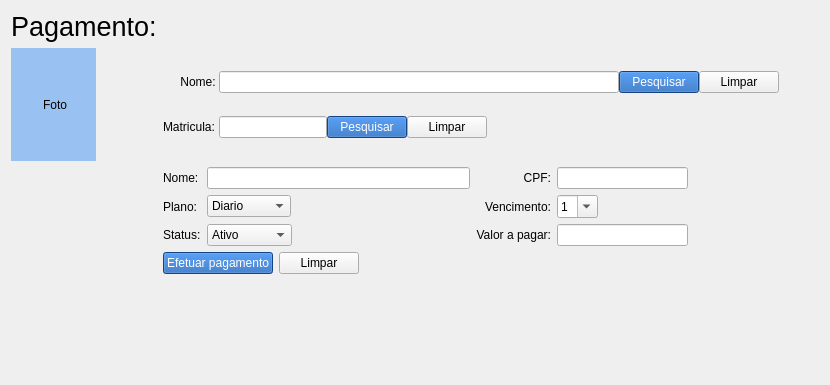
     <widget class="QWidget" name="page_financeiro">
      <layout class="QGridLayout" name="gridLayout_6">
       <item row="0" column="0">
        <widget class="QLabel" name="label_14">
         <property name="sizePolicy">
          <sizepolicy hsizetype="Preferred" vsizetype="Fixed">
           <horstretch>0</horstretch>
           <verstretch>0</verstretch>
          </sizepolicy>
         </property>
         <property name="minimumSize">
          <size>
           <width>100</width>
           <height>0</height>
          </size>
         </property>
         <property name="font">
          <font>
           <pointsize>20</pointsize>
          </font>
         </property>
         <property name="text">
          <string>Pagamento:</string>
         </property>
        </widget>
       </item>
       <item row="3" column="1">
        <layout class="QGridLayout" name="gridLayout_25">
         <item row="0" column="0">
          <widget class="QPushButton" name="pushButton_2">
           <property name="styleSheet">
            <string notr="true">color: white;
background-color: rgb(26, 95, 180);</string>
           </property>
           <property name="text">
            <string>Efetuar pagamento</string>
           </property>
          </widget>
         </item>
         <item row="0" column="2">
          <spacer name="horizontalSpacer_16">
           <property name="orientation">
            <enum>Qt::Orientation::Horizontal</enum>
           </property>
           <property name="sizeHint" stdset="0">
            <size>
             <width>40</width>
             <height>20</height>
            </size>
           </property>
          </spacer>
         </item>
         <item row="0" column="1">
          <widget class="QPushButton" name="pushButton_5">
           <property name="text">
            <string>Limpar</string>
           </property>
          </widget>
         </item>
        </layout>
       </item>
       <item row="6" column="0">
        <spacer name="verticalSpacer_6">
         <property name="orientation">
          <enum>Qt::Orientation::Vertical</enum>
         </property>
         <property name="sizeHint" stdset="0">
          <size>
           <width>20</width>
           <height>40</height>
          </size>
         </property>
        </spacer>
       </item>
       <item row="4" column="1">
        <spacer name="verticalSpacer_8">
         <property name="orientation">
          <enum>Qt::Orientation::Vertical</enum>
         </property>
         <property name="sizeHint" stdset="0">
          <size>
           <width>20</width>
           <height>40</height>
          </size>
         </property>
        </spacer>
       </item>
       <item row="2" column="1">
        <layout class="QGridLayout" name="gridLayout_11">
         <item row="2" column="1">
          <layout class="QGridLayout" name="gridLayout_19">
           <item row="0" column="0">
            <widget class="QComboBox" name="comboBox">
             <item>
              <property name="text">
               <string>Diario</string>
              </property>
             </item>
             <item>
              <property name="text">
               <string>Mensal</string>
              </property>
             </item>
             <item>
              <property name="text">
               <string>Trimestral</string>
              </property>
             </item>
             <item>
              <property name="text">
               <string>Semestral</string>
              </property>
             </item>
             <item>
              <property name="text">
               <string>Anual</string>
              </property>
             </item>
            </widget>
           </item>
           <item row="0" column="1">
            <spacer name="horizontalSpacer_8">
             <property name="orientation">
              <enum>Qt::Orientation::Horizontal</enum>
             </property>
             <property name="sizeHint" stdset="0">
              <size>
               <width>40</width>
               <height>20</height>
              </size>
             </property>
            </spacer>
           </item>
          </layout>
         </item>
         <item row="0" column="1">
          <widget class="QLineEdit" name="lineEdit">
           <property name="sizePolicy">
            <sizepolicy hsizetype="Preferred" vsizetype="Fixed">
             <horstretch>0</horstretch>
             <verstretch>0</verstretch>
            </sizepolicy>
           </property>
           <property name="maximumSize">
            <size>
             <width>400</width>
             <height>16777215</height>
            </size>
           </property>
          </widget>
         </item>
         <item row="2" column="3">
          <layout class="QGridLayout" name="gridLayout_23">
           <item row="0" column="0">
            <widget class="QDateEdit" name="dateEdit_2">
             <property name="displayFormat">
              <string>d</string>
             </property>
             <property name="calendarPopup">
              <bool>true</bool>
             </property>
            </widget>
           </item>
           <item row="0" column="1">
            <spacer name="horizontalSpacer_14">
             <property name="orientation">
              <enum>Qt::Orientation::Horizontal</enum>
             </property>
             <property name="sizeHint" stdset="0">
              <size>
               <width>40</width>
               <height>20</height>
              </size>
             </property>
            </spacer>
           </item>
          </layout>
         </item>
         <item row="4" column="1">
          <layout class="QGridLayout" name="gridLayout_21">
           <item row="0" column="2">
            <widget class="QComboBox" name="comboBox_2">
             <item>
              <property name="text">
               <string>Ativo</string>
              </property>
             </item>
             <item>
              <property name="text">
               <string>Inativo</string>
              </property>
             </item>
             <item>
              <property name="text">
               <string>Em debito</string>
              </property>
             </item>
            </widget>
           </item>
           <item row="0" column="3">
            <spacer name="horizontalSpacer_12">
             <property name="orientation">
              <enum>Qt::Orientation::Horizontal</enum>
             </property>
             <property name="sizeHint" stdset="0">
              <size>
               <width>40</width>
               <height>20</height>
              </size>
             </property>
            </spacer>
           </item>
          </layout>
         </item>
         <item row="0" column="0">
          <widget class="QLabel" name="label_17">
           <property name="maximumSize">
            <size>
             <width>100</width>
             <height>16777215</height>
            </size>
           </property>
           <property name="text">
            <string>Nome:</string>
           </property>
          </widget>
         </item>
         <item row="2" column="0">
          <widget class="QLabel" name="label_19">
           <property name="maximumSize">
            <size>
             <width>100</width>
             <height>16777215</height>
            </size>
           </property>
           <property name="text">
            <string>Plano:</string>
           </property>
          </widget>
         </item>
         <item row="0" column="2">
          <widget class="QLabel" name="label_18">
           <property name="maximumSize">
            <size>
             <width>100</width>
             <height>16777215</height>
            </size>
           </property>
           <property name="layoutDirection">
            <enum>Qt::LayoutDirection::RightToLeft</enum>
           </property>
           <property name="text">
            <string>CPF:</string>
           </property>
           <property name="alignment">
            <set>Qt::AlignmentFlag::AlignRight|Qt::AlignmentFlag::AlignTrailing|Qt::AlignmentFlag::AlignVCenter</set>
           </property>
          </widget>
         </item>
         <item row="2" column="2">
          <widget class="QLabel" name="label_20">
           <property name="maximumSize">
            <size>
             <width>100</width>
             <height>16777215</height>
            </size>
           </property>
           <property name="layoutDirection">
            <enum>Qt::LayoutDirection::RightToLeft</enum>
           </property>
           <property name="text">
            <string>Vencimento:</string>
           </property>
           <property name="alignment">
            <set>Qt::AlignmentFlag::AlignRight|Qt::AlignmentFlag::AlignTrailing|Qt::AlignmentFlag::AlignVCenter</set>
           </property>
          </widget>
         </item>
         <item row="4" column="0">
          <widget class="QLabel" name="label_21">
           <property name="maximumSize">
            <size>
             <width>100</width>
             <height>16777215</height>
            </size>
           </property>
           <property name="text">
            <string>Status:</string>
           </property>
          </widget>
         </item>
         <item row="4" column="2">
          <widget class="QLabel" name="label_24">
           <property name="maximumSize">
            <size>
             <width>100</width>
             <height>16777215</height>
            </size>
           </property>
           <property name="layoutDirection">
            <enum>Qt::LayoutDirection::RightToLeft</enum>
           </property>
           <property name="text">
            <string>Valor a pagar:</string>
           </property>
           <property name="alignment">
            <set>Qt::AlignmentFlag::AlignRight|Qt::AlignmentFlag::AlignTrailing|Qt::AlignmentFlag::AlignVCenter</set>
           </property>
          </widget>
         </item>
         <item row="0" column="3">
          <layout class="QGridLayout" name="gridLayout_22">
           <item row="0" column="0">
            <widget class="QLineEdit" name="lineEdit_4"/>
           </item>
           <item row="0" column="1">
            <spacer name="horizontalSpacer_13">
             <property name="orientation">
              <enum>Qt::Orientation::Horizontal</enum>
             </property>
             <property name="sizeHint" stdset="0">
              <size>
               <width>40</width>
               <height>20</height>
              </size>
             </property>
            </spacer>
           </item>
          </layout>
         </item>
         <item row="4" column="3">
          <layout class="QGridLayout" name="gridLayout_24">
           <property name="horizontalSpacing">
            <number>0</number>
           </property>
           <item row="1" column="1">
            <spacer name="horizontalSpacer_15">
             <property name="orientation">
              <enum>Qt::Orientation::Horizontal</enum>
             </property>
             <property name="sizeHint" stdset="0">
              <size>
               <width>40</width>
               <height>20</height>
              </size>
             </property>
            </spacer>
           </item>
           <item row="1" column="0">
            <widget class="QLineEdit" name="lineEdit_6"/>
           </item>
          </layout>
         </item>
        </layout>
       </item>
       <item row="1" column="0">
        <widget class="QLabel" name="label_13">
         <property name="minimumSize">
          <size>
           <width>85</width>
           <height>113</height>
          </size>
         </property>
         <property name="maximumSize">
          <size>
           <width>85</width>
           <height>113</height>
          </size>
         </property>
         <property name="styleSheet">
          <string notr="true">background-color: rgb(153, 193, 241);</string>
         </property>
         <property name="text">
          <string> Foto</string>
         </property>
         <property name="alignment">
          <set>Qt::AlignmentFlag::AlignCenter</set>
         </property>
        </widget>
       </item>
       <item row="0" column="1">
        <spacer name="horizontalSpacer_3">
         <property name="orientation">
          <enum>Qt::Orientation::Horizontal</enum>
         </property>
         <property name="sizeType">
          <enum>QSizePolicy::Policy::Minimum</enum>
         </property>
         <property name="sizeHint" stdset="0">
          <size>
           <width>20</width>
           <height>20</height>
          </size>
         </property>
        </spacer>
       </item>
       <item row="1" column="1">
        <layout class="QGridLayout" name="gridLayout_8">
         <property name="spacing">
          <number>0</number>
         </property>
         <item row="0" column="0">
          <layout class="QGridLayout" name="gridLayout_10">
           <property name="spacing">
            <number>0</number>
           </property>
           <item row="0" column="0">
            <widget class="QLabel" name="label_15">
             <property name="sizePolicy">
              <sizepolicy hsizetype="Preferred" vsizetype="Preferred">
               <horstretch>0</horstretch>
               <verstretch>0</verstretch>
              </sizepolicy>
             </property>
             <property name="maximumSize">
              <size>
               <width>16777215</width>
               <height>30</height>
              </size>
             </property>
             <property name="text">
              <string>Nome: </string>
             </property>
             <property name="alignment">
              <set>Qt::AlignmentFlag::AlignRight|Qt::AlignmentFlag::AlignTrailing|Qt::AlignmentFlag::AlignVCenter</set>
             </property>
            </widget>
           </item>
          </layout>
         </item>
         <item row="0" column="1">
          <layout class="QGridLayout" name="gridLayout_nome">
           <property name="sizeConstraint">
            <enum>QLayout::SizeConstraint::SetDefaultConstraint</enum>
           </property>
           <property name="spacing">
            <number>0</number>
           </property>
           <item row="0" column="3">
            <spacer name="horizontalSpacer_6">
             <property name="orientation">
              <enum>Qt::Orientation::Horizontal</enum>
             </property>
             <property name="sizeHint" stdset="0">
              <size>
               <width>40</width>
               <height>20</height>
              </size>
             </property>
            </spacer>
           </item>
           <item row="0" column="0">
            <widget class="QLineEdit" name="lineEdit_pesquisa_cliente">
             <property name="sizePolicy">
              <sizepolicy hsizetype="Fixed" vsizetype="Fixed">
               <horstretch>0</horstretch>
               <verstretch>0</verstretch>
              </sizepolicy>
             </property>
             <property name="minimumSize">
              <size>
               <width>400</width>
               <height>0</height>
              </size>
             </property>
            </widget>
           </item>
           <item row="0" column="2">
            <widget class="QPushButton" name="pushButton_6">
             <property name="text">
              <string>Limpar</string>
             </property>
            </widget>
           </item>
           <item row="0" column="1">
            <widget class="QPushButton" name="button_financeiro_pesquisar">
             <property name="sizePolicy">
              <sizepolicy hsizetype="Fixed" vsizetype="Fixed">
               <horstretch>0</horstretch>
               <verstretch>0</verstretch>
              </sizepolicy>
             </property>
             <property name="styleSheet">
              <string notr="true">color: white;
background-color: rgb(26, 95, 180);</string>
             </property>
             <property name="text">
              <string>Pesquisar</string>
             </property>
            </widget>
           </item>
          </layout>
         </item>
         <item row="1" column="1">
          <layout class="QGridLayout" name="gridLayout_9">
           <item row="0" column="2">
            <widget class="QPushButton" name="pushButton_7">
             <property name="text">
              <string>Limpar</string>
             </property>
            </widget>
           </item>
           <item row="0" column="3">
            <spacer name="horizontalSpacer_5">
             <property name="orientation">
              <enum>Qt::Orientation::Horizontal</enum>
             </property>
             <property name="sizeHint" stdset="0">
              <size>
               <width>40</width>
               <height>20</height>
              </size>
             </property>
            </spacer>
           </item>
           <item row="0" column="1">
            <widget class="QPushButton" name="pushButton_4">
             <property name="styleSheet">
              <string notr="true">color: white;
background-color: rgb(26, 95, 180);</string>
             </property>
             <property name="text">
              <string>Pesquisar</string>
             </property>
            </widget>
           </item>
           <item row="0" column="0">
            <widget class="QLineEdit" name="lineEdit_pesquisa_id">
             <property name="sizePolicy">
              <sizepolicy hsizetype="Fixed" vsizetype="Fixed">
               <horstretch>0</horstretch>
               <verstretch>0</verstretch>
              </sizepolicy>
             </property>
            </widget>
           </item>
          </layout>
         </item>
         <item row="1" column="0">
          <widget class="QLabel" name="label_16">
           <property name="sizePolicy">
            <sizepolicy hsizetype="Preferred" vsizetype="Minimum">
             <horstretch>0</horstretch>
             <verstretch>0</verstretch>
            </sizepolicy>
           </property>
           <property name="maximumSize">
            <size>
             <width>16777215</width>
             <height>20</height>
            </size>
           </property>
           <property name="text">
            <string>Matricula: </string>
           </property>
          </widget>
         </item>
        </layout>
       </item>
       <item row="5" column="1">
        <spacer name="horizontalSpacer_4">
         <property name="orientation">
          <enum>Qt::Orientation::Horizontal</enum>
         </property>
         <property name="sizeHint" stdset="0">
          <size>
           <width>40</width>
           <height>20</height>
          </size>
         </property>
        </spacer>
       </item>
      </layout>
     </widget>
